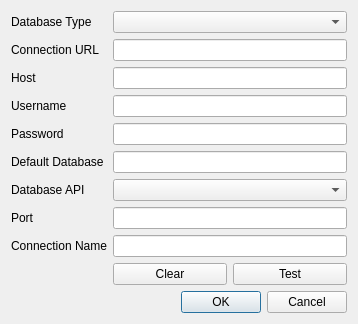
<?xml version="1.0" encoding="UTF-8"?>
<ui version="4.0">
 <class>AlchemyConnectionDialog</class>
 <widget class="QDialog" name="AlchemyConnectionDialog">
  <property name="geometry">
   <rect>
    <x>0</x>
    <y>0</y>
    <width>358</width>
    <height>324</height>
   </rect>
  </property>
  <property name="windowTitle">
   <string>New SQL Connection</string>
  </property>
  <layout class="QVBoxLayout" name="verticalLayout_2">
   <item>
    <layout class="QVBoxLayout" name="verticalLayout">
     <item>
      <layout class="QFormLayout" name="formLayout">
       <item row="0" column="0">
        <widget class="QLabel" name="labelDatabaseType">
         <property name="text">
          <string>Database Type</string>
         </property>
        </widget>
       </item>
       <item row="0" column="1">
        <widget class="QComboBox" name="comboBoxDatabaseType">
         <property name="toolTip">
          <string>Type of SQL Server to connect to</string>
         </property>
        </widget>
       </item>
       <item row="1" column="0">
        <widget class="QLabel" name="labelConnectionURL">
         <property name="text">
          <string>Connection URL</string>
         </property>
        </widget>
       </item>
       <item row="1" column="1">
        <widget class="QLineEdit" name="lineEditConnectionURL">
         <property name="toolTip">
          <string>A valid SQLAlchemy connection URL (no other fields needed)</string>
         </property>
        </widget>
       </item>
       <item row="2" column="0">
        <widget class="QLabel" name="labelHost">
         <property name="text">
          <string>Host</string>
         </property>
        </widget>
       </item>
       <item row="2" column="1">
        <widget class="QLineEdit" name="lineEditHost"/>
       </item>
       <item row="3" column="0">
        <widget class="QLabel" name="labelUsername">
         <property name="text">
          <string>Username</string>
         </property>
        </widget>
       </item>
       <item row="3" column="1">
        <widget class="QLineEdit" name="lineEditUsername"/>
       </item>
       <item row="4" column="0">
        <widget class="QLabel" name="labelPassword">
         <property name="text">
          <string>Password</string>
         </property>
        </widget>
       </item>
       <item row="4" column="1">
        <widget class="QLineEdit" name="lineEditPassword"/>
       </item>
       <item row="6" column="0">
        <widget class="QLabel" name="labelDefaultDatabase">
         <property name="text">
          <string>Default Database</string>
         </property>
        </widget>
       </item>
       <item row="6" column="1">
        <widget class="QLineEdit" name="lineEditDefaultDatabase"/>
       </item>
       <item row="7" column="0">
        <widget class="QLabel" name="labelDatabaseAPI">
         <property name="text">
          <string>Database API</string>
         </property>
        </widget>
       </item>
       <item row="7" column="1">
        <widget class="QComboBox" name="comboBoxDatabaseAPI">
         <property name="toolTip">
          <string>The database API for the selected SQL server</string>
         </property>
        </widget>
       </item>
       <item row="8" column="0">
        <widget class="QLabel" name="labelPort">
         <property name="text">
          <string>Port</string>
         </property>
        </widget>
       </item>
       <item row="8" column="1">
        <widget class="QLineEdit" name="lineEditPort">
         <property name="toolTip">
          <string>The SQL server port</string>
         </property>
        </widget>
       </item>
       <item row="9" column="0">
        <widget class="QLabel" name="labelConnectionName">
         <property name="text">
          <string>Connection Name</string>
         </property>
        </widget>
       </item>
       <item row="9" column="1">
        <widget class="QLineEdit" name="lineEditConnectionName"/>
       </item>
       <item row="10" column="1">
        <layout class="QGridLayout" name="gridLayout">
         <item row="0" column="1">
          <widget class="QPushButton" name="btnTestConnection">
           <property name="toolTip">
            <string>Test the connection</string>
           </property>
           <property name="text">
            <string>Test</string>
           </property>
          </widget>
         </item>
         <item row="0" column="0">
          <widget class="QPushButton" name="btnClear">
           <property name="toolTip">
            <string>Clear all lines with text in them.</string>
           </property>
           <property name="text">
            <string>Clear</string>
           </property>
          </widget>
         </item>
        </layout>
       </item>
      </layout>
     </item>
     <item>
      <widget class="QDialogButtonBox" name="buttonBox">
       <property name="orientation">
        <enum>Qt::Horizontal</enum>
       </property>
       <property name="standardButtons">
        <set>QDialogButtonBox::Cancel|QDialogButtonBox::Ok</set>
       </property>
      </widget>
     </item>
    </layout>
   </item>
  </layout>
 </widget>
 <resources/>
 <connections>
  <connection>
   <sender>buttonBox</sender>
   <signal>accepted()</signal>
   <receiver>AlchemyConnectionDialog</receiver>
   <slot>accept()</slot>
   <hints>
    <hint type="sourcelabel">
     <x>248</x>
     <y>254</y>
    </hint>
    <hint type="destinationlabel">
     <x>157</x>
     <y>274</y>
    </hint>
   </hints>
  </connection>
  <connection>
   <sender>buttonBox</sender>
   <signal>rejected()</signal>
   <receiver>AlchemyConnectionDialog</receiver>
   <slot>reject()</slot>
   <hints>
    <hint type="sourcelabel">
     <x>316</x>
     <y>260</y>
    </hint>
    <hint type="destinationlabel">
     <x>286</x>
     <y>274</y>
    </hint>
   </hints>
  </connection>
 </connections>
</ui>
